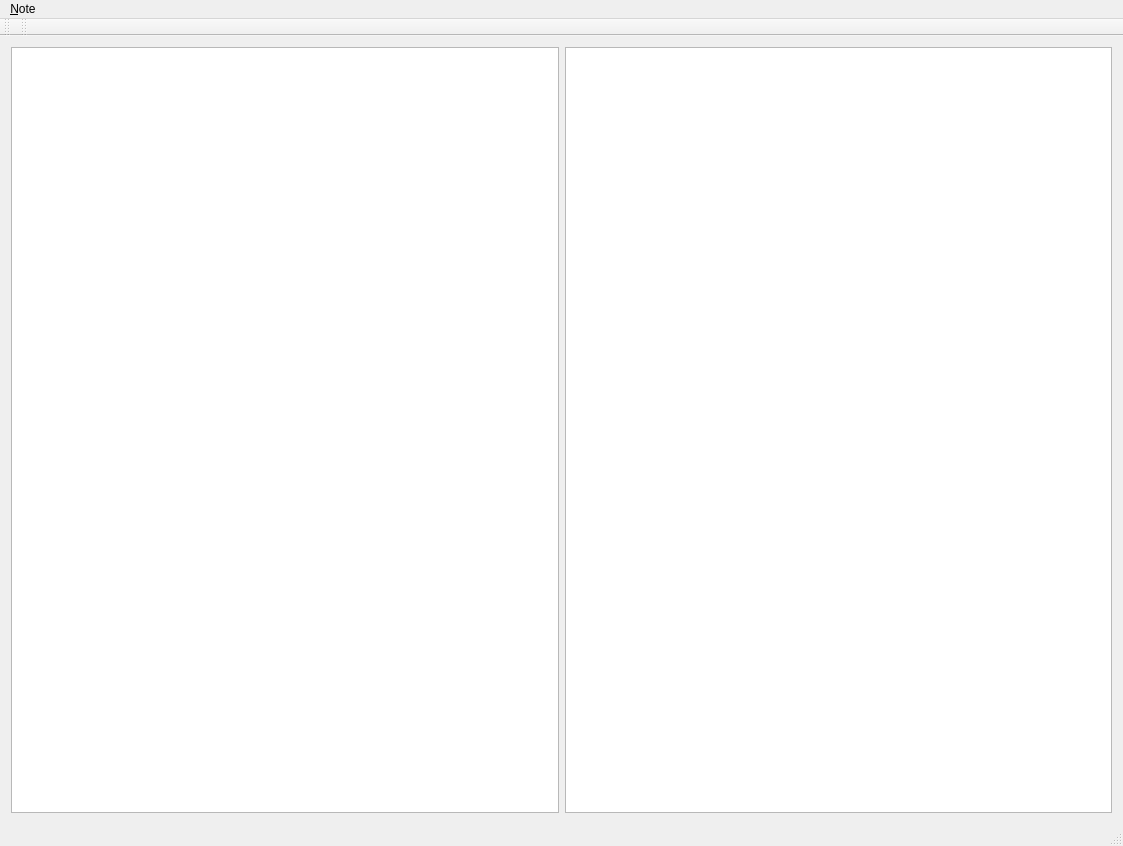
<?xml version="1.0" encoding="UTF-8"?>
<ui version="4.0">
 <class>MainWindow</class>
 <widget class="QMainWindow" name="MainWindow">
  <property name="geometry">
   <rect>
    <x>0</x>
    <y>0</y>
    <width>1123</width>
    <height>846</height>
   </rect>
  </property>
  <property name="windowTitle">
   <string>QNotes</string>
  </property>
  <widget class="QWidget" name="centralWidget">
   <property name="sizePolicy">
    <sizepolicy hsizetype="Maximum" vsizetype="Maximum">
     <horstretch>0</horstretch>
     <verstretch>0</verstretch>
    </sizepolicy>
   </property>
   <layout class="QHBoxLayout" name="horizontalLayout">
    <item>
     <widget class="QListWidget" name="notesListWidget"/>
    </item>
    <item>
     <widget class="QTextEdit" name="noteTextEdit">
      <property name="html">
       <string>&lt;!DOCTYPE HTML PUBLIC &quot;-//W3C//DTD HTML 4.0//EN&quot; &quot;http://www.w3.org/TR/REC-html40/strict.dtd&quot;&gt;
&lt;html&gt;&lt;head&gt;&lt;meta name=&quot;qrichtext&quot; content=&quot;1&quot; /&gt;&lt;style type=&quot;text/css&quot;&gt;
p, li { white-space: pre-wrap; }
&lt;/style&gt;&lt;/head&gt;&lt;body style=&quot; font-family:'Oxygen-Sans Sans-Book'; font-size:11pt; font-weight:400; font-style:normal;&quot;&gt;
&lt;p style=&quot;-qt-paragraph-type:empty; margin-top:0px; margin-bottom:0px; margin-left:0px; margin-right:0px; -qt-block-indent:0; text-indent:0px;&quot;&gt;&lt;br /&gt;&lt;/p&gt;&lt;/body&gt;&lt;/html&gt;</string>
      </property>
     </widget>
    </item>
   </layout>
  </widget>
  <widget class="QMenuBar" name="menuBar">
   <property name="geometry">
    <rect>
     <x>0</x>
     <y>0</y>
     <width>1123</width>
     <height>27</height>
    </rect>
   </property>
   <widget class="QMenu" name="menuQNotes">
    <property name="title">
     <string>&amp;Note</string>
    </property>
    <addaction name="action_New"/>
    <addaction name="action_Quit"/>
   </widget>
   <addaction name="menuQNotes"/>
  </widget>
  <widget class="QToolBar" name="mainToolBar">
   <attribute name="toolBarArea">
    <enum>TopToolBarArea</enum>
   </attribute>
   <attribute name="toolBarBreak">
    <bool>false</bool>
   </attribute>
  </widget>
  <widget class="QStatusBar" name="statusBar"/>
  <widget class="QToolBar" name="toolBar">
   <property name="windowTitle">
    <string>toolBar</string>
   </property>
   <attribute name="toolBarArea">
    <enum>TopToolBarArea</enum>
   </attribute>
   <attribute name="toolBarBreak">
    <bool>false</bool>
   </attribute>
  </widget>
  <action name="action_New">
   <property name="text">
    <string>&amp;New note</string>
   </property>
   <property name="toolTip">
    <string>Create a new note</string>
   </property>
   <property name="shortcut">
    <string>Ctrl+N</string>
   </property>
  </action>
  <action name="action_Quit">
   <property name="text">
    <string>&amp;Quit</string>
   </property>
   <property name="shortcut">
    <string>Ctrl+Q</string>
   </property>
  </action>
 </widget>
 <layoutdefault spacing="6" margin="11"/>
 <resources/>
 <connections/>
</ui>
